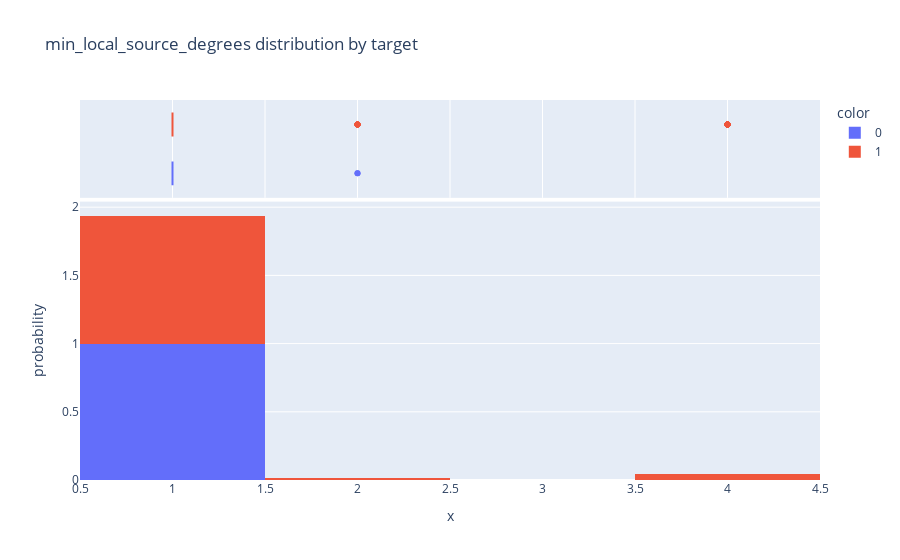
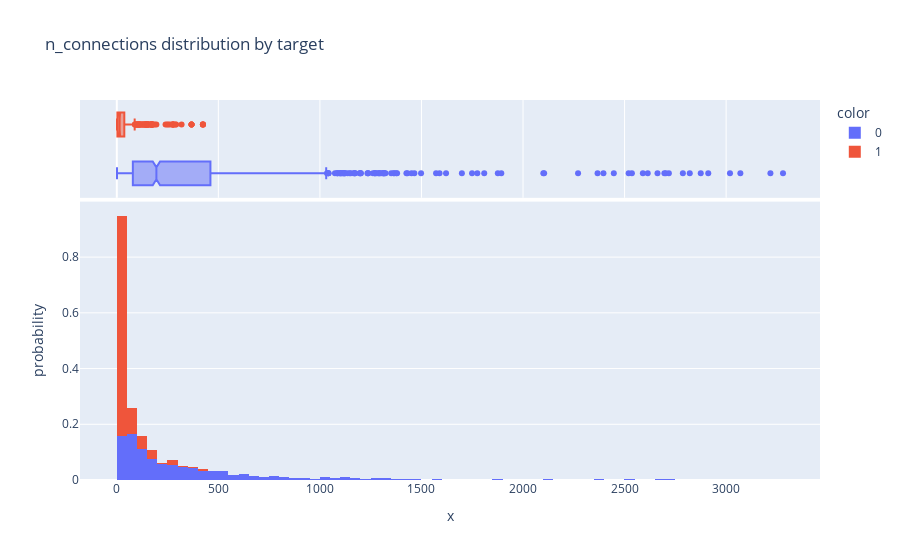
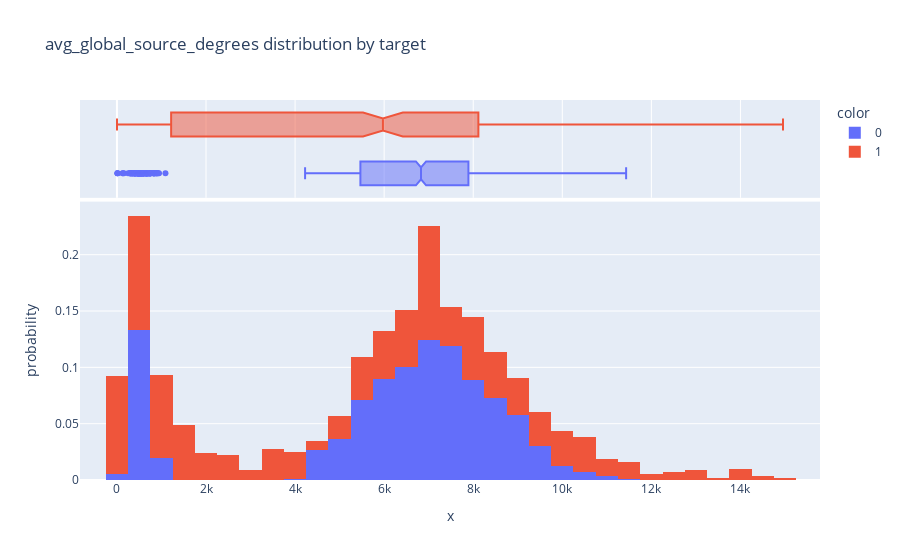
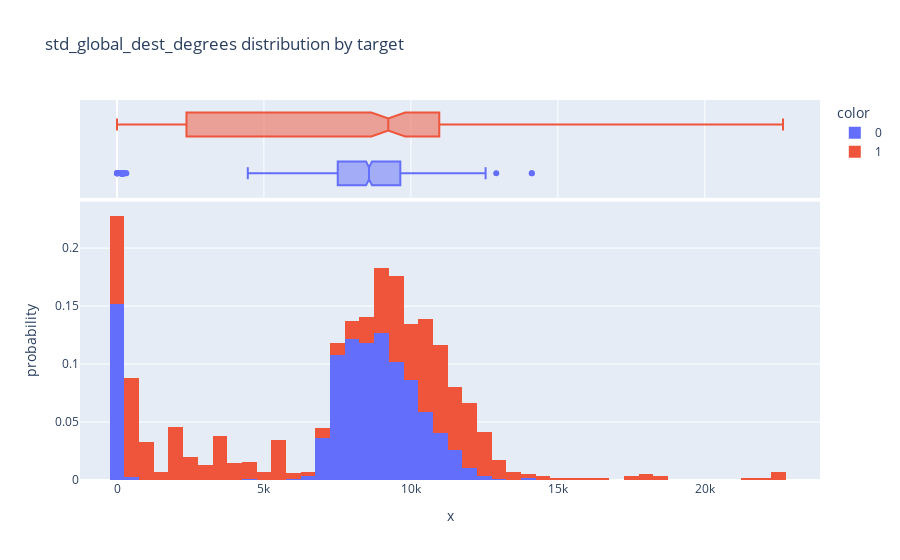

The cell these charts' notebook holds for them, in order:
### Code cell
scores = []
for f in engineeredFeatures:
    print("Feature Analysis:", f)
    score = feature_engineering.feature_predictive_power(graph_features, f, "target")
    scores.append(score)

### Figure 1 — Plotly figure (JSON) as saved in the notebook; plotly's stock layout.template omitted (floating-point values rounded to 4 significant figures; data arrays with more than 128 entries replaced by an {"elided": "..."} marker saying what was removed)
{"data": [{"alignmentgroup": "True", "bingroup": "x", "histnorm": "probability", "hovertemplate": "color=0<br>x=%{x}<br>probability=%{y}<extra></extra>", "legendgroup": "0", "marker": {"color": "#636efa", "pattern": {"shape": ""}}, "name": "0", "offsetgroup": "0", "orientation": "v", "showlegend": true, "type": "histogram", "x": {"elided": "1106 int values"}, "xaxis": "x", "yaxis": "y"}, {"alignmentgroup": "True", "hovertemplate": "color=0<br>x=%{x}<extra></extra>", "legendgroup": "0", "marker": {"color": "#636efa"}, "name": "0", "notched": true, "offsetgroup": "0", "showlegend": false, "type": "box", "x": {"elided": "1106 int values"}, "xaxis": "x2", "yaxis": "y2"}, {"alignmentgroup": "True", "bingroup": "x", "histnorm": "probability", "hovertemplate": "color=1<br>x=%{x}<br>probability=%{y}<extra></extra>", "legendgroup": "1", "marker": {"color": "#EF553B", "pattern": {"shape": ""}}, "name": "1", "offsetgroup": "1", "orientation": "v", "showlegend": true, "type": "histogram", "x": {"elided": "589 int values"}, "xaxis": "x", "yaxis": "y"}, {"alignmentgroup": "True", "hovertemplate": "color=1<br>x=%{x}<extra></extra>", "legendgroup": "1", "marker": {"color": "#EF553B"}, "name": "1", "notched": true, "offsetgroup": "1", "showlegend": false, "type": "box", "x": {"elided": "589 int values"}, "xaxis": "x2", "yaxis": "y2"}], "layout": {"barmode": "relative", "legend": {"title": {"text": "color"}, "tracegroupgap": 0}, "title": {"text": "min_local_source_degrees distribution by target"}, "xaxis": {"anchor": "y", "domain": [0, 1], "title": {"text": "x"}}, "xaxis2": {"anchor": "y2", "domain": [0, 1], "matches": "x", "showgrid": true, "showticklabels": false}, "yaxis": {"anchor": "x", "domain": [0, 0.7326], "title": {"text": "probability"}}, "yaxis2": {"anchor": "x2", "domain": [0.7426, 1], "matches": "y2", "showgrid": false, "showline": false, "showticklabels": false, "ticks": ""}}}

### Figure 2 — Plotly figure (JSON) as saved in the notebook; plotly's stock layout.template omitted (floating-point values rounded to 4 significant figures; data arrays with more than 128 entries replaced by an {"elided": "..."} marker saying what was removed)
{"data": [{"alignmentgroup": "True", "bingroup": "x", "histnorm": "probability", "hovertemplate": "color=0<br>x=%{x}<br>probability=%{y}<extra></extra>", "legendgroup": "0", "marker": {"color": "#636efa", "pattern": {"shape": ""}}, "name": "0", "offsetgroup": "0", "orientation": "v", "showlegend": true, "type": "histogram", "x": {"elided": "1106 int values"}, "xaxis": "x", "yaxis": "y"}, {"alignmentgroup": "True", "hovertemplate": "color=0<br>x=%{x}<extra></extra>", "legendgroup": "0", "marker": {"color": "#636efa"}, "name": "0", "notched": true, "offsetgroup": "0", "showlegend": false, "type": "box", "x": {"elided": "1106 int values"}, "xaxis": "x2", "yaxis": "y2"}, {"alignmentgroup": "True", "bingroup": "x", "histnorm": "probability", "hovertemplate": "color=1<br>x=%{x}<br>probability=%{y}<extra></extra>", "legendgroup": "1", "marker": {"color": "#EF553B", "pattern": {"shape": ""}}, "name": "1", "offsetgroup": "1", "orientation": "v", "showlegend": true, "type": "histogram", "x": {"elided": "589 int values"}, "xaxis": "x", "yaxis": "y"}, {"alignmentgroup": "True", "hovertemplate": "color=1<br>x=%{x}<extra></extra>", "legendgroup": "1", "marker": {"color": "#EF553B"}, "name": "1", "notched": true, "offsetgroup": "1", "showlegend": false, "type": "box", "x": {"elided": "589 int values"}, "xaxis": "x2", "yaxis": "y2"}], "layout": {"barmode": "relative", "legend": {"title": {"text": "color"}, "tracegroupgap": 0}, "title": {"text": "n_connections distribution by target"}, "xaxis": {"anchor": "y", "domain": [0, 1], "title": {"text": "x"}}, "xaxis2": {"anchor": "y2", "domain": [0, 1], "matches": "x", "showgrid": true, "showticklabels": false}, "yaxis": {"anchor": "x", "domain": [0, 0.7326], "title": {"text": "probability"}}, "yaxis2": {"anchor": "x2", "domain": [0.7426, 1], "matches": "y2", "showgrid": false, "showline": false, "showticklabels": false, "ticks": ""}}}

### Figure 3 — Plotly figure (JSON) as saved in the notebook; plotly's stock layout.template omitted (floating-point values rounded to 4 significant figures; data arrays with more than 128 entries replaced by an {"elided": "..."} marker saying what was removed)
{"data": [{"alignmentgroup": "True", "bingroup": "x", "histnorm": "probability", "hovertemplate": "color=0<br>x=%{x}<br>probability=%{y}<extra></extra>", "legendgroup": "0", "marker": {"color": "#636efa", "pattern": {"shape": ""}}, "name": "0", "offsetgroup": "0", "orientation": "v", "showlegend": true, "type": "histogram", "x": {"elided": "1106 float values"}, "xaxis": "x", "yaxis": "y"}, {"alignmentgroup": "True", "hovertemplate": "color=0<br>x=%{x}<extra></extra>", "legendgroup": "0", "marker": {"color": "#636efa"}, "name": "0", "notched": true, "offsetgroup": "0", "showlegend": false, "type": "box", "x": {"elided": "1106 float values"}, "xaxis": "x2", "yaxis": "y2"}, {"alignmentgroup": "True", "bingroup": "x", "histnorm": "probability", "hovertemplate": "color=1<br>x=%{x}<br>probability=%{y}<extra></extra>", "legendgroup": "1", "marker": {"color": "#EF553B", "pattern": {"shape": ""}}, "name": "1", "offsetgroup": "1", "orientation": "v", "showlegend": true, "type": "histogram", "x": {"elided": "589 float values"}, "xaxis": "x", "yaxis": "y"}, {"alignmentgroup": "True", "hovertemplate": "color=1<br>x=%{x}<extra></extra>", "legendgroup": "1", "marker": {"color": "#EF553B"}, "name": "1", "notched": true, "offsetgroup": "1", "showlegend": false, "type": "box", "x": {"elided": "589 float values"}, "xaxis": "x2", "yaxis": "y2"}], "layout": {"barmode": "relative", "legend": {"title": {"text": "color"}, "tracegroupgap": 0}, "title": {"text": "avg_global_source_degrees distribution by target"}, "xaxis": {"anchor": "y", "domain": [0, 1], "title": {"text": "x"}}, "xaxis2": {"anchor": "y2", "domain": [0, 1], "matches": "x", "showgrid": true, "showticklabels": false}, "yaxis": {"anchor": "x", "domain": [0, 0.7326], "title": {"text": "probability"}}, "yaxis2": {"anchor": "x2", "domain": [0.7426, 1], "matches": "y2", "showgrid": false, "showline": false, "showticklabels": false, "ticks": ""}}}

### Figure 4 — Plotly figure (JSON) as saved in the notebook; plotly's stock layout.template omitted (floating-point values rounded to 4 significant figures; data arrays with more than 128 entries replaced by an {"elided": "..."} marker saying what was removed)
{"data": [{"alignmentgroup": "True", "bingroup": "x", "histnorm": "probability", "hovertemplate": "color=0<br>x=%{x}<br>probability=%{y}<extra></extra>", "legendgroup": "0", "marker": {"color": "#636efa", "pattern": {"shape": ""}}, "name": "0", "offsetgroup": "0", "orientation": "v", "showlegend": true, "type": "histogram", "x": {"elided": "1106 float values"}, "xaxis": "x", "yaxis": "y"}, {"alignmentgroup": "True", "hovertemplate": "color=0<br>x=%{x}<extra></extra>", "legendgroup": "0", "marker": {"color": "#636efa"}, "name": "0", "notched": true, "offsetgroup": "0", "showlegend": false, "type": "box", "x": {"elided": "1106 float values"}, "xaxis": "x2", "yaxis": "y2"}, {"alignmentgroup": "True", "bingroup": "x", "histnorm": "probability", "hovertemplate": "color=1<br>x=%{x}<br>probability=%{y}<extra></extra>", "legendgroup": "1", "marker": {"color": "#EF553B", "pattern": {"shape": ""}}, "name": "1", "offsetgroup": "1", "orientation": "v", "showlegend": true, "type": "histogram", "x": {"elided": "589 float values"}, "xaxis": "x", "yaxis": "y"}, {"alignmentgroup": "True", "hovertemplate": "color=1<br>x=%{x}<extra></extra>", "legendgroup": "1", "marker": {"color": "#EF553B"}, "name": "1", "notched": true, "offsetgroup": "1", "showlegend": false, "type": "box", "x": {"elided": "589 float values"}, "xaxis": "x2", "yaxis": "y2"}], "layout": {"barmode": "relative", "legend": {"title": {"text": "color"}, "tracegroupgap": 0}, "title": {"text": "std_global_dest_degrees distribution by target"}, "xaxis": {"anchor": "y", "domain": [0, 1], "title": {"text": "x"}}, "xaxis2": {"anchor": "y2", "domain": [0, 1], "matches": "x", "showgrid": true, "showticklabels": false}, "yaxis": {"anchor": "x", "domain": [0, 0.7326], "title": {"text": "probability"}}, "yaxis2": {"anchor": "x2", "domain": [0.7426, 1], "matches": "y2", "showgrid": false, "showline": false, "showticklabels": false, "ticks": ""}}}
